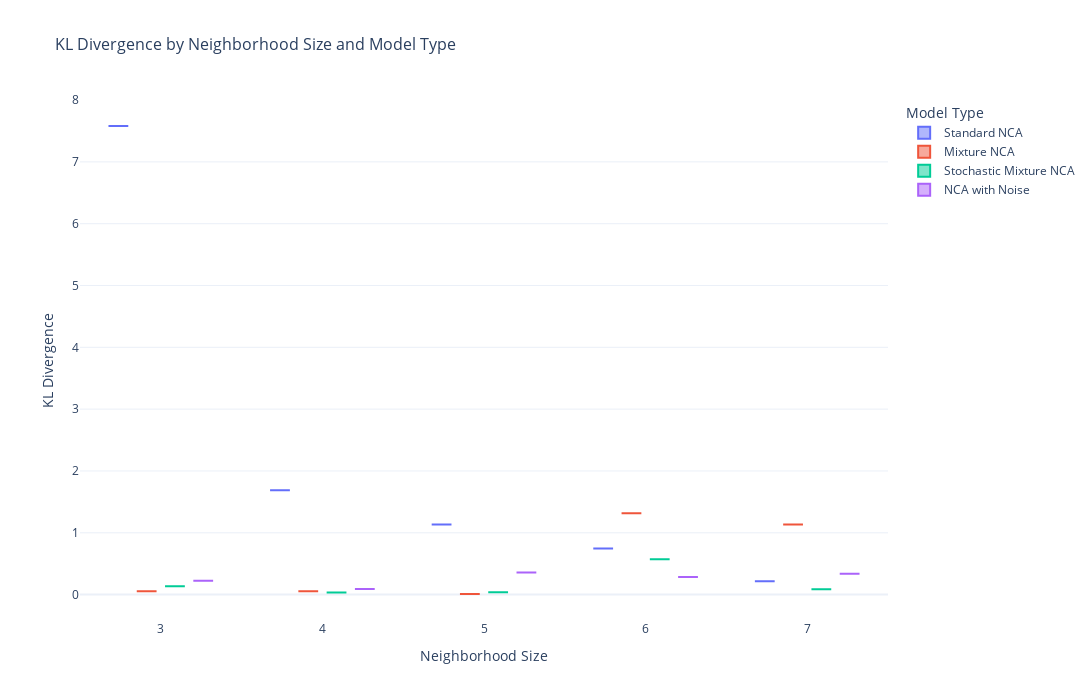

Source (notebook cell):
### Code cell
# Interactive box plot for a specific metric
metric = 'KL Divergence'  # Change this metric to explore others

fig = px.box(
    df_parsed, 
    x='Neighborhood Size', 
    y=metric, 
    color='Model Type',
    title=f'{metric} by Neighborhood Size and Model Type',
    labels={'Neighborhood Size': 'Neighborhood Size', metric: metric}
)

fig.update_layout(
    width=1200,
    height=700,
    font=dict(size=12),
    title_font_size=16,
    template='plotly_white'
)

fig.show()

### Figure 1 — Plotly figure (JSON) as saved in the notebook; plotly's stock layout.template omitted (floating-point values rounded to 4 significant figures)
{"data": [{"alignmentgroup": "True", "hovertemplate": "Model Type=Standard NCA<br>Neighborhood Size=%{x}<br>KL Divergence=%{y}<extra></extra>", "legendgroup": "Standard NCA", "marker": {"color": "#636efa"}, "name": "Standard NCA", "notched": false, "offsetgroup": "Standard NCA", "orientation": "v", "showlegend": true, "type": "box", "x": [3, 4, 5, 6, 7], "x0": " ", "xaxis": "x", "y": [7.58, 1.69, 1.134, 0.744, 0.218], "y0": " ", "yaxis": "y"}, {"alignmentgroup": "True", "hovertemplate": "Model Type=Mixture NCA<br>Neighborhood Size=%{x}<br>KL Divergence=%{y}<extra></extra>", "legendgroup": "Mixture NCA", "marker": {"color": "#EF553B"}, "name": "Mixture NCA", "notched": false, "offsetgroup": "Mixture NCA", "orientation": "v", "showlegend": true, "type": "box", "x": [3, 4, 5, 6, 7], "x0": " ", "xaxis": "x", "y": [0.054, 0.053, 0.01, 1.317, 1.136], "y0": " ", "yaxis": "y"}, {"alignmentgroup": "True", "hovertemplate": "Model Type=Stochastic Mixture NCA<br>Neighborhood Size=%{x}<br>KL Divergence=%{y}<extra></extra>", "legendgroup": "Stochastic Mixture NCA", "marker": {"color": "#00cc96"}, "name": "Stochastic Mixture NCA", "notched": false, "offsetgroup": "Stochastic Mixture NCA", "orientation": "v", "showlegend": true, "type": "box", "x": [3, 4, 5, 6, 7], "x0": " ", "xaxis": "x", "y": [0.135, 0.033, 0.038, 0.571, 0.085], "y0": " ", "yaxis": "y"}, {"alignmentgroup": "True", "hovertemplate": "Model Type=NCA with Noise<br>Neighborhood Size=%{x}<br>KL Divergence=%{y}<extra></extra>", "legendgroup": "NCA with Noise", "marker": {"color": "#ab63fa"}, "name": "NCA with Noise", "notched": false, "offsetgroup": "NCA with Noise", "orientation": "v", "showlegend": true, "type": "box", "x": [3, 4, 5, 6, 7], "x0": " ", "xaxis": "x", "y": [0.223, 0.09, 0.356, 0.285, 0.338], "y0": " ", "yaxis": "y"}], "layout": {"boxmode": "group", "font": {"size": 12}, "height": 700, "legend": {"title": {"text": "Model Type"}, "tracegroupgap": 0}, "title": {"font": {"size": 16}, "text": "KL Divergence by Neighborhood Size and Model Type"}, "width": 1200, "xaxis": {"anchor": "y", "domain": [0, 1], "title": {"text": "Neighborhood Size"}}, "yaxis": {"anchor": "x", "domain": [0, 1], "title": {"text": "KL Divergence"}}}}
